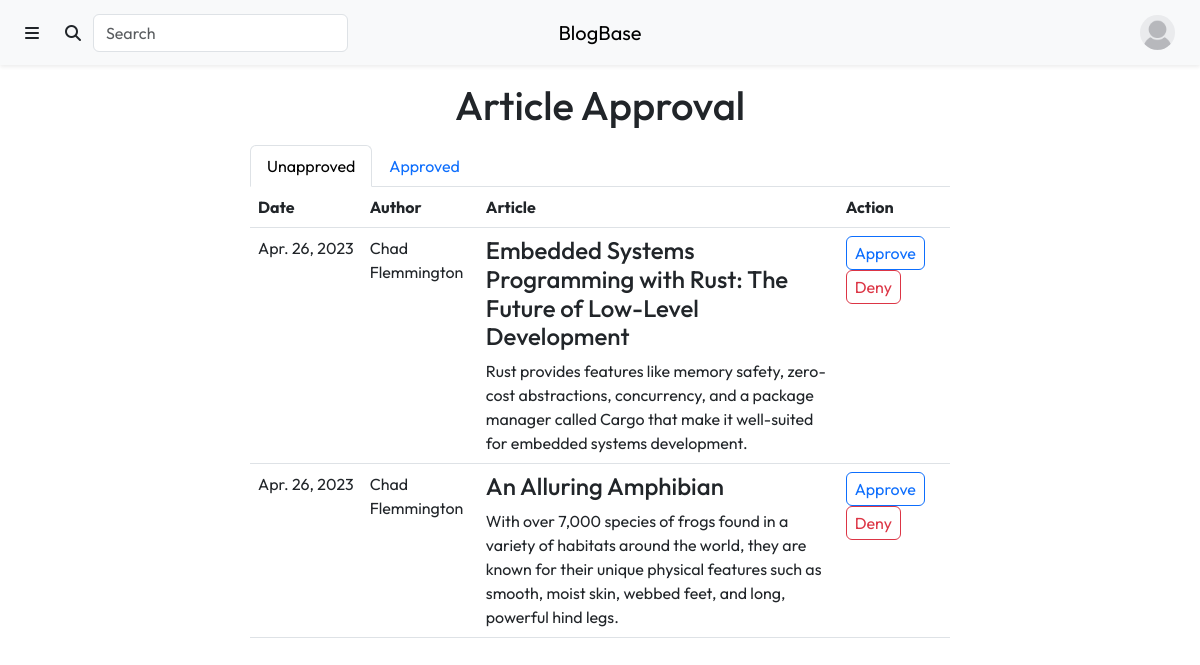
Screenshot of /content/design.php (signed in) with the database file from the repository.
### tables this page shows
CREATE TABLE `Users` (
  `user_id` int(11) NOT NULL,
  `profile_picture` varchar(255) NOT NULL DEFAULT 'anonymous.jpg',
  `username` varchar(50) NOT NULL,
  `first_name` varchar(50) NOT NULL,
  `last_name` varchar(50) NOT NULL,
  `email` varchar(50) NOT NULL,
  `password` varchar(255) NOT NULL,
  `approved` tinyint(1) NOT NULL DEFAULT 0,
  `reader` tinyint(1) NOT NULL DEFAULT 1,
  `writer` tinyint(1) NOT NULL DEFAULT 0,
  `designer` tinyint(1) NOT NULL DEFAULT 0,
  `advertiser` tinyint(1) NOT NULL DEFAULT 0,
  `admin` tinyint(1) NOT NULL DEFAULT 0
);

CREATE TABLE `Articles` (
  `article_id` int(11) NOT NULL,
  `author_id` int(11) NOT NULL,
  `title` varchar(225) NOT NULL,
  `description` tinytext DEFAULT NULL,
  `lead_image` varchar(255) DEFAULT NULL,
  `content` longblob DEFAULT NULL,
  `submitted` tinyint(1) NOT NULL DEFAULT 0,
  `submit_date` date NOT NULL DEFAULT current_timestamp(),
  `approved` tinyint(1) NOT NULL DEFAULT 0,
  `click_number` int(11) NOT NULL DEFAULT 0
);

### include/user_info.inc.php (called while the page is built, shortened)
<?php
if (isset($_SESSION['username'])) {
    $user_query = "SELECT *
                   FROM Users
                   WHERE username = '" . $_SESSION['username'] . "';";
    $user_result = mysqli_query($con, $user_query);
    $user_info = $user_result->fetch_assoc();
}
?>

### content/design.php (the view, shortened to what this page needs)
<?php
require_once "../include/connect.inc.php";
include_once "../include/user_info.inc.php";
?>
<!DOCTYPE html>
<html lang="en">
    <head>
        <link rel="stylesheet" href="https://cdn.jsdelivr.net/npm/bootstrap@5.3.0-alpha1/dist/css/bootstrap.min.css">
        <link rel="stylesheet" href="https://cdnjs.cloudflare.com/ajax/libs/font-awesome/6.2.1/css/all.min.css">
        <link rel="stylesheet" href="./css/styles.css">
    </head>
    <body>
        <div class="header">
            <?php include "./views/header.php" ?>
        <div class="mt-3 text-center">
            <h1>Article Approval</h1>
        </div>
        <div class="col-10 col-lg-7 mt-3 mx-auto">
            <ul class="nav nav-tabs" id="article-approval-tabs" role="tablist">
                <li class="nav-item" role="presentation">
                    <button class="nav-link active" id="unapproved-tab" data-bs-toggle="tab" data-bs-target="#unapproved-tab-pane" type="button" role="tab" aria-controls="unapproved-tab-pane" aria-selected="true">Unapproved</button>
                </li>
                <li class="nav-item" role="presentation">
                    <button class="nav-link" id="approved-tab" data-bs-toggle="tab" data-bs-target="#approved-tab-pane" type="button" role="tab" aria-controls="approved-tab-pane" aria-selected="true">Approved</button>
                </li>
            </ul>
            <div class="tab-content" id="article-approval-content">
                <div class="tab-pane fade show active" id="unapproved-tab-pane" role="tabpanel" aria-labelledby="unapproved-tab" tabindex="0">
                    <?php
                    $unapproved_query = "SELECT first_name, last_name, article_id, title, description, UNIX_TIMESTAMP(submit_date) as submit_date
                                         FROM Articles, Users
                                         WHERE Articles.approved = 0 AND Articles.submitted = 1 AND Articles.author_id = Users.user_id";
                    $unapproved_result = mysqli_query($con, $unapproved_query);
                    $unapproved_articles = $unapproved_result->fetch_all(MYSQLI_BOTH);
                    ?>
                    <table class="table text-start">
                        <thead>
                            <th scope="col">Date</th>
                            <th scope="col">Author</th>
                            <th scope="col">Article</th>
                            <th scope="col">Action</th>
                        </thead>
                        <tbody>
                            <?php for ($i = 0; $i < $unapproved_result->num_rows; $i++) { ?>
                                <tr>
                                    <td class="text-nowrap">
                                        <?php echo date("M. d, Y", $unapproved_articles[$i]['submit_date']) ?>
                                    </td>
                                    <td>
                                        <?php echo $unapproved_articles[$i]['first_name'] . " " . $unapproved_articles[$i]['last_name'] ?>
                                    </td>
                                    <td>
                                        <h4>
                                            <a class="text-reset text-decoration-none" href="./article.php?id=<?php echo $unapproved_articles[$i]['article_id'] ?>">
                                                <?php echo $unapproved_articles[$i]['title'] ?>
                                            </a>
                                        </h4>
                                        <?php echo $unapproved_articles[$i]['description'] ?>
                                    </td>
                                    <td>
                                        <ul class="list-inline">
                                            <li class="list-inline-item align-middle">
                                                <a class="btn btn-outline-primary px-2 py-1" type="button" href="../include/article_approval.inc.php?approve_id=<?php echo $unapproved_articles[$i]['article_id']; ?>&return_page=design.php">Approve</a>
                                            </li>
                                            <li class="list-inline-item align-middle">
                                                <a class="btn btn-outline-danger px-2 py-1" type="button" href="../include/article_approval.inc.php?deny_id=<?php echo $unapproved_articles[$i]['article_id']; ?>&return_page=design.php">Deny</a>
                                            </li>
                                        </ul>
                                    </td>
                                </tr>
                            <?php } ?>
                        </tbody>
                    </table>
                </div>
            </div>
        </div>
    </body>
</html>

### content/views/header.php (shortened to what this page needs)
<?php include_once "../include/user_info.inc.php"; ?>
<nav class="navbar navbar-expand bg-light shadow-sm">
     <div class="container-fluid">
        <div class="me-auto order-0 order-md-0 col-4">
            <ul class="navbar-nav me-auto">
                <li class="nav-item">
                    <a class="btn" data-bs-toggle="offcanvas" href="#offcanvas-sidebar" role="button" aria-controls="offcanvas-sidebar">
                        <span class="fa-solid fa-bars"></span>
                    </a>
                </li>
                <li class="nav-item d-md-block d-none">
                    <form method="get" action="./search.php" class="input-group rounded">
                        <button class="btn input-group-text rounded" type="submit">
                            <i class="fa-solid fa-search"></i>
                        </button>
                        <input class="form-control rounded" name="query" type="search" placeholder="Search" aria-label="Search">
                    </form>
                </li>
            </ul>
        </div>
        <a class="navbar-brand col-4 mx-auto text-center order-1 order-md-1" href="./index.php">BlogBase</a>
        <div class="navbar ms-auto order-2 col-4 py-0">
            <ul class="navbar-nav ms-auto">
                <?php if (isset($user_info['username'])) { ?>
                    <li class="nav-item">
                        <div class="dropdown">
                            <button class="btn" type="button" data-bs-toggle="dropdown" aria-expanded="false">
                                <img src="./uploads/profile_pictures/<?php echo $user_info['profile_picture']; ?>" class="rounded-circle" style="width:35px; height:35px;">
                            </button>
                        </li>
                    </div>
            <?php } ?>
        </div>
    </div>

### content/css/styles.css (style rules this page uses)
* { font-family: 'Outfit', sans-serif; }

### rows the page displays
users: profile_picture (placeholder picture)
articles: submit_date "Apr. 26, 2023", author.first_name "Chad", author.last_name "Flemmington", title "Embedded Systems Programming with Rust: The Future of Low-Level Development", description "Rust provides features like memory safety, zero-cost abstractions, concurrency, and a package manager called Cargo that make it well-suited for embedded systems development."
articles: submit_date "Apr. 26, 2023", author.first_name "Chad", author.last_name "Flemmington", title "An Alluring Amphibian", description "With over 7,000 species of frogs found in a variety of habitats around the world, they are known for their unique physical features such as smooth, moist skin, webbed feet, and long, powerful hind legs."
